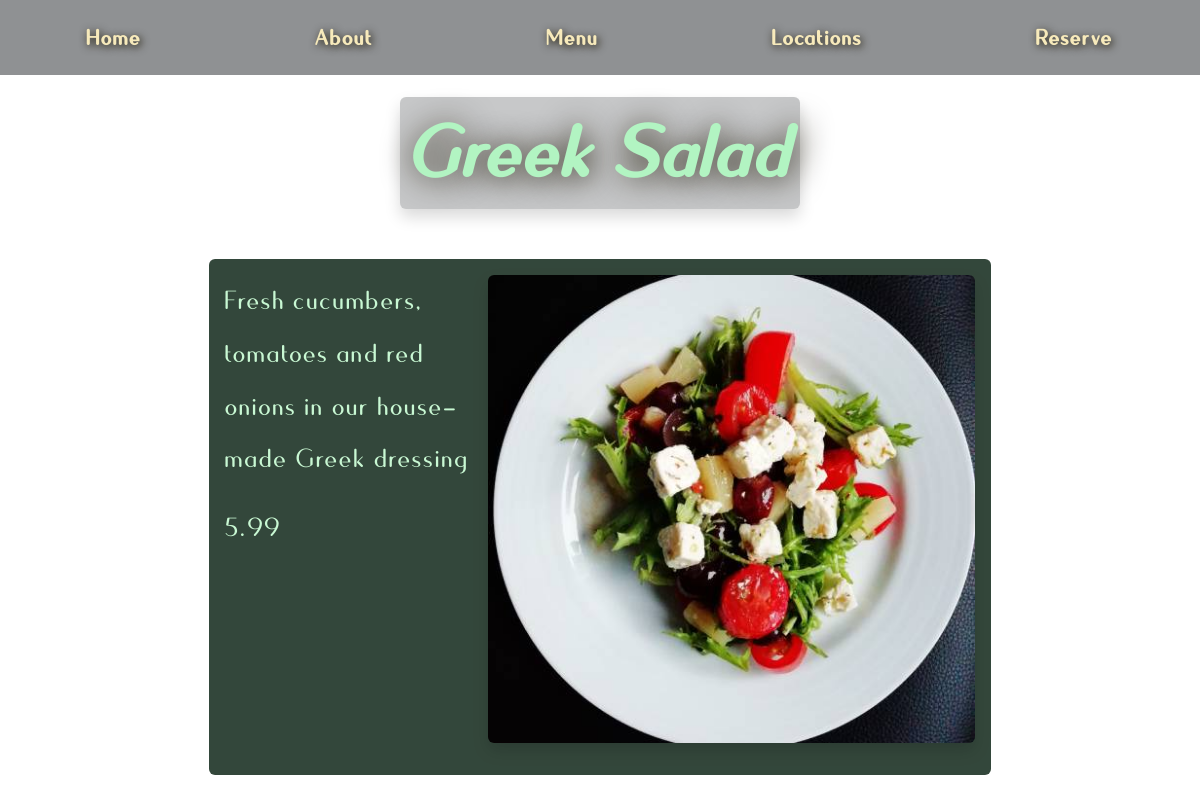
The app's page /detail/6 with its own data.
### main_site/models.py (models this page shows, shortened)
class MenuItem(models.Model):
    name = models.CharField(
        max_length=NAME_MAX_LEN,
        unique=True,
        blank=True,
        null=True
    )
    description = models.CharField(max_length=TEXT_MAX_LEN, blank=True, null=True)
    price = models.DecimalField(
        max_digits=MAX_NUM,
        decimal_places=2,
        blank=True,
        null=True
    )
    type = models.CharField(
        max_length=NAME_MAX_LEN,
        choices=MENU_CATEGORIES,
        blank=True,
        null=True
    )
    author = models.ForeignKey(
        User,
        on_delete=models.PROTECT,
        blank=True,
        null=True
    )
    is_available = models.BooleanField(default=True)
    date_added = models.DateTimeField(auto_now_add=True)
    image = models.ImageField(upload_to='main_site', blank=True, null=True)

### main_site/views.py (the view)
# urls.py: path('detail/<int:pk>', views.MenuItemDetailView.as_view(), name='menu_item')
class MenuItemDetailView(generic.DetailView):
    model = models.MenuItem
    template_name = 'main/menu_item_detail.html'

### templates/main/menu_item_detail.html (shortened to what this page needs)
{% extends 'main/base.html' %}
{% load static %}
{% block page_class %}menu_detail{% endblock %}
{% block heading_class %}page_heading{% endblock %}
{% block heading %}{{ object.name }}{% endblock %}
{% block content %}
    <div class="menu_item rounded my-1 mx-auto p-3">
        <div class="menu_description">
            <p>{{ object.description}}</p>
            <p>{{ object.price }}</p>
        </div>
        <figure class="menu_image">
            <img
                src="{{ object.image.url }}"
                alt="{{ object.name }}"
                class="w-100 rounded shadow"
            />
        </figure>
    </div>
{% endblock %}

### main_site/static/css/style.css (style rules this page uses)
:root { --bgDark: rgba(0, 25, 10, 0.8); --textLight: #c8f8d3; --textDark: #00190a; --primaryDark: rgba(25, 20, 0, 0.8); --textFocus: #74bb83; --textAlt: #f7eabb; --textShadow: #191400; }
body { font-family: 'Quesha', sans-serif; }
h2, p, .bgDark { color: var(--textLight); }
p, label, a, li, dd { font-size: 1.8rem; letter-spacing: 0.1rem; }
.menu_card, .menu_item, .location_card, .form_card { color: var(--textAlt); }
.menu_item { background-color: var(--bgDark); display: grid; grid-template-columns: 35% 1fr; width: 70%; }
.menu_description p { font-size: 2.2rem; }

### records on screen
MenuItem: name "Greek Salad", description "Fresh cucumbers, tomatoes and red onions in our house-made Greek dressing", price "5.99", image (picture)
